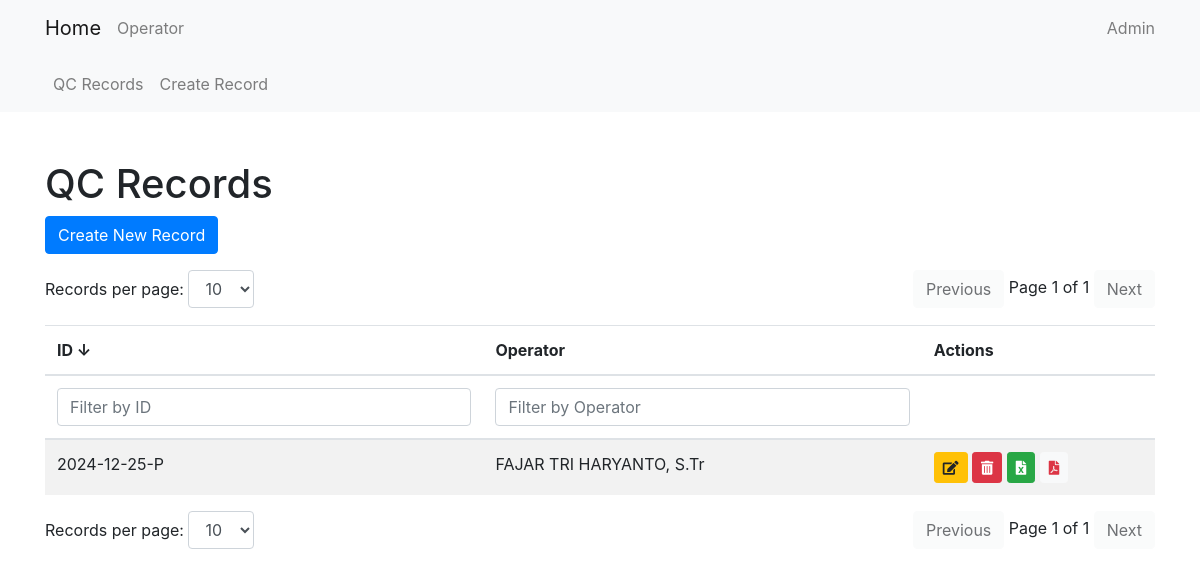
Page /qc/ on the earlier database version.
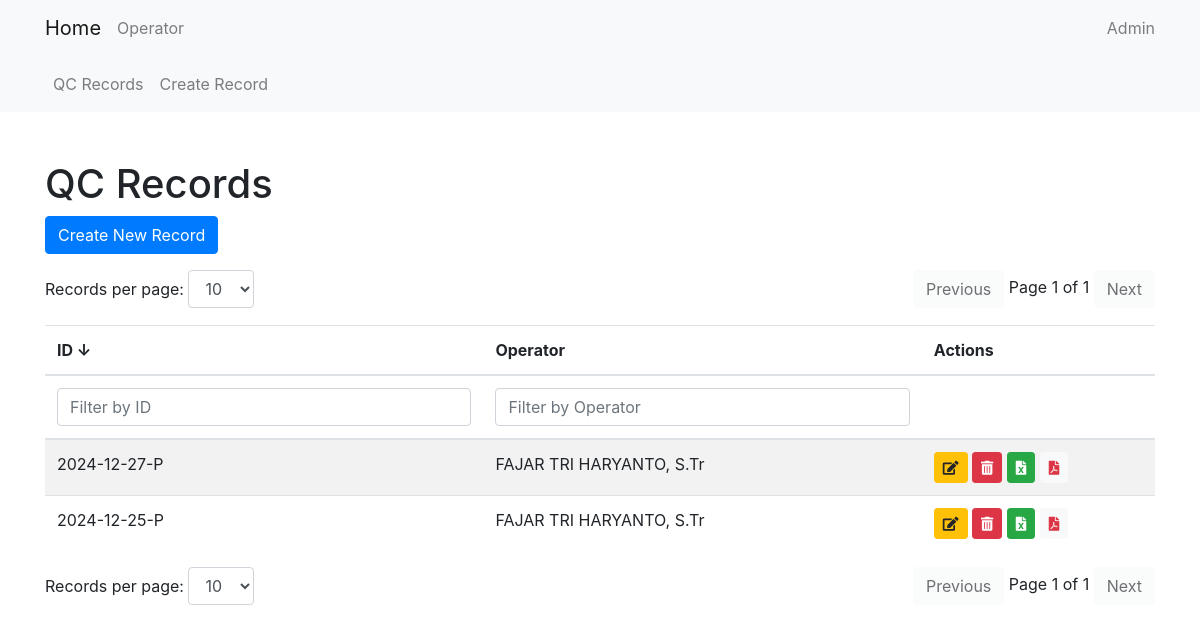
Same page on the later database version.
### qc/models.py (models this page shows, shortened)
class QcRecord(models.Model):
    qc_id = models.CharField(max_length=100, default='0')
    KELOMPOK_CHOICES = [
        ('1', '1'),
        ('2', '2'),
        ('3', '3'),
        ('4', '4'),
        ('5', '5'),
    ]
    kelompok = models.CharField(max_length=1, choices=KELOMPOK_CHOICES, default='1')
    jam_pelaksanaan = models.TimeField(default=(timezone.now() + timezone.timedelta(hours=7)).replace(second=0, microsecond=0))
    qc_prev = models.TextField(default='0')
    qc = models.TextField(default='0')
    operator = models.ForeignKey(Operator, on_delete=models.CASCADE)
    NIP = models.CharField(max_length=18, default='0')
    event_indonesia = models.IntegerField(default=0)
    event_luar = models.IntegerField(default=0)
    kel_sebelum = models.CharField(max_length=1, choices=KELOMPOK_CHOICES, default='1')

### core/models.py (models this page shows, shortened)
class Operator(models.Model):
    name = models.CharField(max_length=100)
    NIP = models.CharField(max_length=18)

### qc/views.py (the view)
# urls.py: path('', QcRecordListView.as_view(), name='qcrecord_list'),
class QcRecordListView(ListView):
    model = QcRecord
    template_name = 'qc/qcrecord_list.html'
    context_object_name = 'qcrecords'

### qc/templates/qc/qcrecord_list.html (shortened to what this page needs)
{% extends 'core/base.html' %}
{% block content %}
<h1 class="mt-5">QC Records</h1>
<a href="{% url 'qc:qcrecord_create' %}" class="btn btn-primary mb-3">Create New Record</a>
<div class="d-flex justify-content-between mb-3">
    <div>
        <label for="recordsPerPageTop">Records per page:</label>
        <select id="recordsPerPageTop" class="form-control d-inline-block w-auto">
            <option value="10" selected>10</option>
        </select>
    </div>
    <div>
        <button id="prevPageTop" class="btn btn-light">Previous</button>
        <span id="pageInfoTop"></span>
        <button id="nextPageTop" class="btn btn-light">Next</button>
    </div>
</div>
<div class="table-responsive">
    <table class="table table-striped" id="qcRecordTable">
        <thead>
            <tr>
                <th onclick="sortTable(0)" style="cursor: pointer;">ID <span id="idSortArrow">↓</span></th>
                <th onclick="sortTable(1)" style="cursor: pointer;">Operator </th>
                <th>Actions</th>
            </tr>
            <tr>
                <th><input type="text" id="idFilter" onkeyup="filterTable(0)" placeholder="Filter by ID" class="form-control"></th>
                <th><input type="text" id="operatorFilter" onkeyup="filterTable(1)" placeholder="Filter by Operator" class="form-control"></th>
                <th></th>
            </tr>
        </thead>
        <tbody id="qcRecordTableBody">
            {% for record in qcrecords|dictsortreversed:"qc_id" %}
            <tr>
                <td>{{ record.qc_id }}</td>
                <td>{{ record.operator.name }}</td>
                <td>
                    <a href="{% url 'qc:qcrecord_update' record.pk %}" class="btn btn-sm btn-warning" data-toggle="tooltip" title="Edit">
                        <i class="fas fa-edit"></i>
                    </a>
                    <form action="{% url 'qc:qcrecord_delete_direct' record.pk %}" method="post" style="display:inline;">
                        <button type="button" class="btn btn-sm btn-danger delete-button" data-toggle="tooltip" title="Delete">
                            <i class="fas fa-trash-alt"></i>
                        </button>
                    </form>
                    <a href="{% url 'qc:export_to_excel' record.pk %}" class="btn btn-sm btn-success" data-toggle="tooltip" title="Export to Excel">
                        <i class="fas fa-file-excel"></i>
                    </a>
                    <a href="{% url 'qc:export_to_pdf' record.pk %}" class="btn btn-sm btn-light text-danger" data-toggle="tooltip" title="Export to PDF">
                        <i class="fas fa-file-pdf"></i>
                    </a>
                </td>
            </tr>
            {% endfor %}
        </tbody>
    </table>
</div>
<div class="d-flex justify-content-between">
    <div>
        <label for="recordsPerPage">Records per page:</label>
        <select id="recordsPerPage" class="form-control d-inline-block w-auto">
            <option value="10" selected>10</option>
        </select>
    </div>
    <div>
        <button id="prevPage" class="btn btn-light">Previous</button>
        <span id="pageInfo"></span>
        <button id="nextPage" class="btn btn-light">Next</button>
    </div>
</div>
{% endblock %}

Differences in the rows shown:
added QcRecord: qc_id "2024-12-27-P", operator.name "FAJAR TRI HARYANTO, S.Tr"
